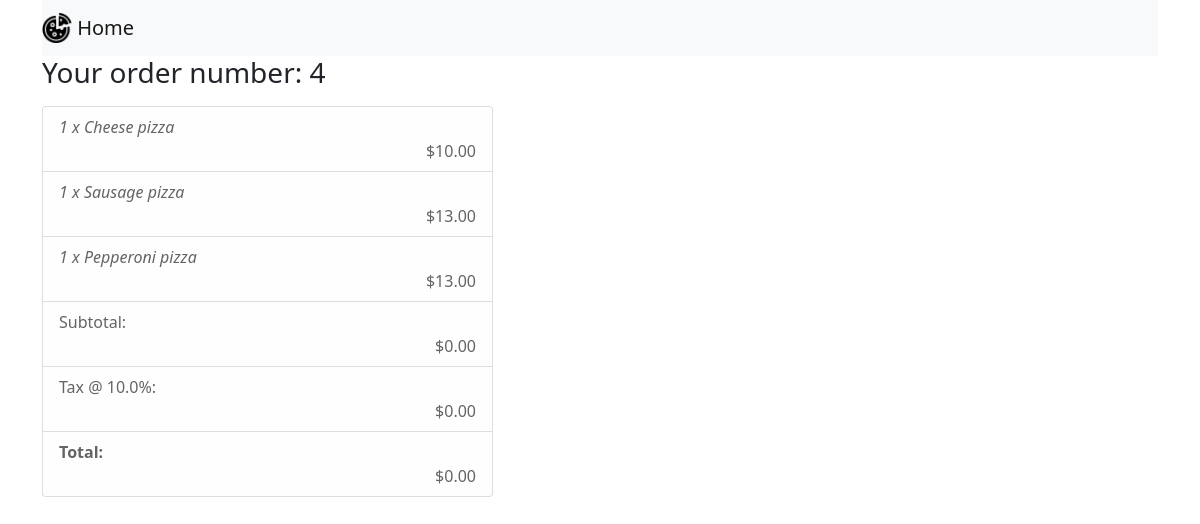
The page /order_details/4 on the database its author committed.
### app/models.py (models this page shows, shortened)
class Order(db.Model):
    id = db.Column(db.Integer, primary_key=True)
    order_time = db.Column(db.DateTime, nullable=False)
    order_items = db.relationship('ItemsByOrder', backref='items')
    order_total = db.Column(db.Float, nullable=False, default=0)

class ItemsByOrder(db.Model):
    id = db.Column(db.Integer, primary_key=True)
    qty = db.Column(db.Integer, nullable=False)
    item_id = db.Column(db.Integer, db.ForeignKey('item.id'))
    order_id = db.Column(db.Integer, db.ForeignKey('order.id'))

class Item(db.Model):
    id = db.Column(db.Integer, primary_key=True)
    item_name = db.Column(db.String(20), unique=True)
    item_cost = db.Column(db.Float)
    image_file = db.Column(db.String(20), nullable=False, default='default.jpg')

### app/routes.py (the view)
@app.route('/order_details/<int:order_num>', methods=['GET'])
def order_detail(order_num):
    order_placed = db.session.query(Order, ItemsByOrder, Item)\
          .join(ItemsByOrder, ItemsByOrder.order_id == Order.id)\
          .join(Item, Item.id == ItemsByOrder.item_id).filter(Order.id==order_num)
    return render_template('your_order_details.html', order=order_placed)

### app/templates/your_order_details.html (shortened to what this page needs)
<!DOCTYPE html>
<html lang="en">
<head>
    <link href="https://cdn.jsdelivr.net/npm/bootstrap@5.0.0-beta2/dist/css/bootstrap.min.css" rel="stylesheet">
</head>
<body>
    <main role="main" class="container">
        <nav class="navbar navbar-light bg-light">
            <a class="navbar-brand" href="/">
                <img src="{{ url_for('static', filename='pizza.png') }}" alt="pizza" width="30" height="30" class="d-inline-block align-top">
                Home
            </a>
        </nav>
        <div class="row">
            <div class="col-md-5">
                <div class="content-section">
                    <h3>Your order number: {{ order[0][0].id }}</h3>
                    <p class='text-muted'>
                    <ul class="list-group">
                        {% for item in order %}
                        <div class="list-group-item list-group-item-light">
                            <div><em>{{ item[1].qty }} x {{ item[2].item_name }}</em></div>
                            <div align="right">{{ "${0:.2f}".format(item[2].item_cost * item[1].qty) }}</div>
                        </div>
                        {% endfor %}
                        <div class="list-group-item list-group-item-light" id="subTotal">
                            <div>Subtotal:</div>
                            <div align="right">{{ "${0:.2f}".format(order[0][0].order_total) }}</div>
                        </div>
                        <div class="list-group-item list-group-item-light" id="subTotal">
                            <div>Tax @ 10.0%:</div>
                            <div align="right">{{ "${0:.2f}".format(order[0][0].order_total * 0.1) }}</div>
                        </div>
                        <div class="list-group-item list-group-item-light" id="subTotal">
                            <div><b>Total:</b></div>
                            <div align="right">{{ "${0:.2f}".format(order[0][0].order_total * 1.1)}}</div>
                        </div>
                    </ul>
                    </p>
                </div>
            </div>
        </div>
    </main>
</body>
</html>

### rows shown on the page
Order: id "4", qty "1", item_name "Cheese pizza", item_name "Sausage pizza", item_name "Pepperoni pizza", order_total "$0.00", order[0][0].order_total*0.1 "$0.00", order[0][0].order_total*1.1 "$0.00"
Item: item[2].item_cost*item[1].qty "$10.00"
Item: item[2].item_cost*item[1].qty "$13.00"
Item: item[2].item_cost*item[1].qty "$13.00"
